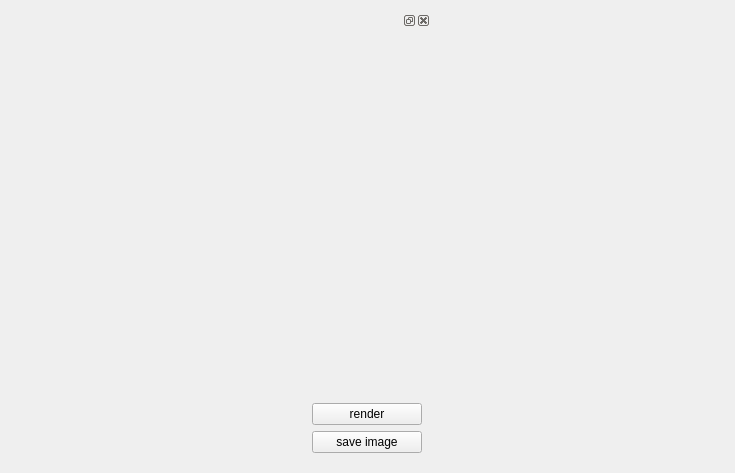
<?xml version="1.0" encoding="UTF-8"?>
<ui version="4.0">
 <class>CanvasPanel</class>
 <widget class="QWidget" name="CanvasPanel">
  <property name="geometry">
   <rect>
    <x>0</x>
    <y>0</y>
    <width>735</width>
    <height>473</height>
   </rect>
  </property>
  <property name="windowTitle">
   <string>Form</string>
  </property>
  <layout class="QHBoxLayout" name="horizontalLayout">
   <item>
    <layout class="QVBoxLayout" name="layout"/>
   </item>
   <item>
    <widget class="QDockWidget" name="dockWidget">
     <property name="maximumSize">
      <size>
       <width>128</width>
       <height>524287</height>
      </size>
     </property>
     <widget class="QWidget" name="dockWidgetContents">
      <layout class="QVBoxLayout" name="verticalLayout">
       <item>
        <spacer name="verticalSpacer">
         <property name="orientation">
          <enum>Qt::Orientation::Vertical</enum>
         </property>
         <property name="sizeHint" stdset="0">
          <size>
           <width>20</width>
           <height>336</height>
          </size>
         </property>
        </spacer>
       </item>
       <item>
        <widget class="QPushButton" name="toggleModeButton">
         <property name="text">
          <string>render</string>
         </property>
        </widget>
       </item>
       <item>
        <widget class="QPushButton" name="saveButton">
         <property name="text">
          <string>save image</string>
         </property>
        </widget>
       </item>
      </layout>
     </widget>
    </widget>
   </item>
  </layout>
 </widget>
 <resources/>
 <connections/>
</ui>
